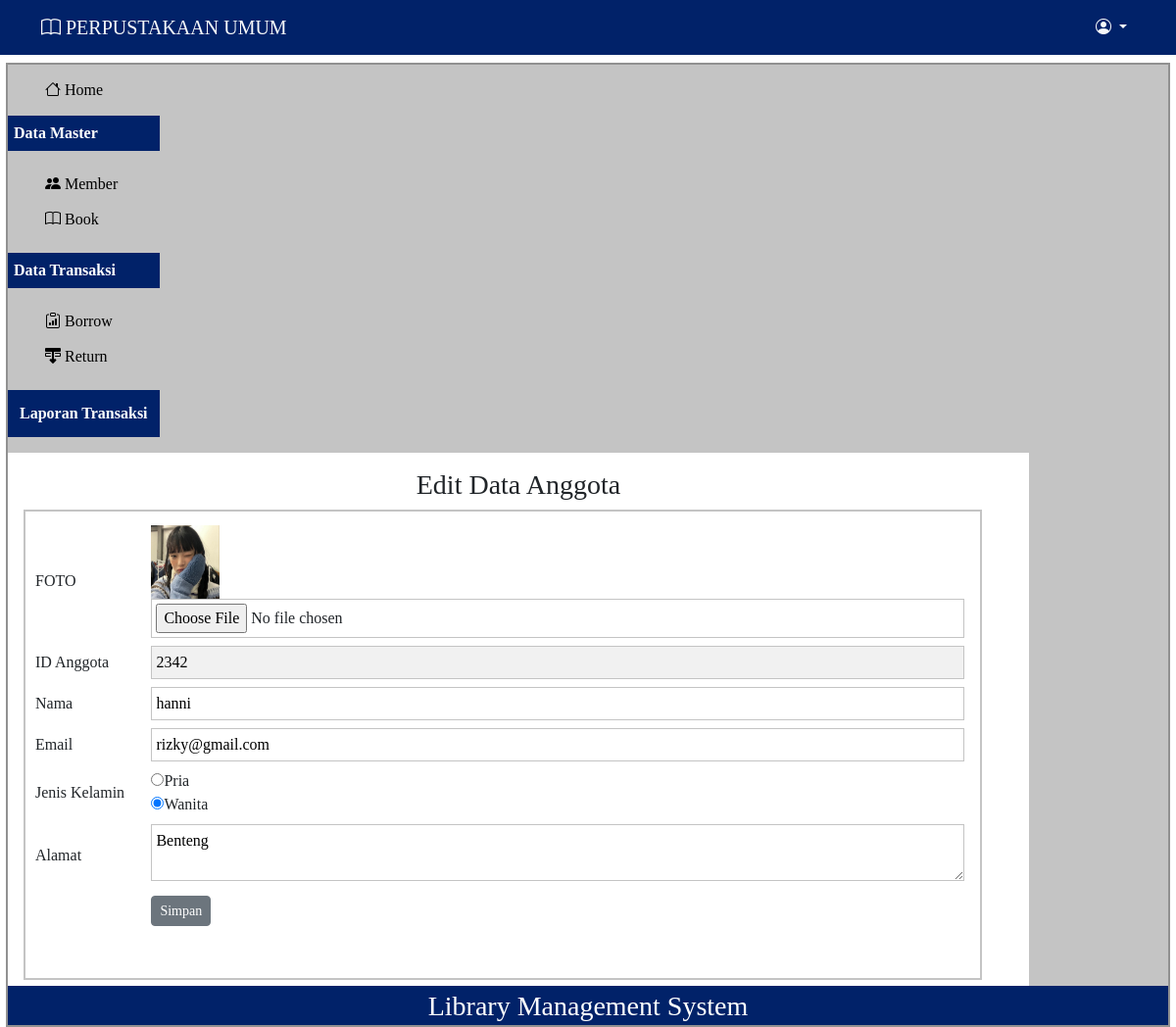
/index.php?p=anggota-edit&id=2342 (signed in), run on the app's committed database.
### tables this page shows
CREATE TABLE `tbanggota` (
  `idanggota` int(10) NOT NULL,
  `nama` varchar(30) NOT NULL,
  `email` varchar(50) NOT NULL,
  `jeniskelamin` varchar(10) NOT NULL,
  `alamat` varchar(40) NOT NULL,
  `status` varchar(20) NOT NULL,
  `foto` varchar(35) NOT NULL
);

### pages/anggota-edit.php (the view, shortened to what this page needs)
<?php
$idanggota = $_GET['id'];
$q_tampil_anggota = mysqli_query($db, "SELECT * FROM tbanggota WHERE idanggota='$idanggota'");
$r_tampil_anggota = mysqli_fetch_array($q_tampil_anggota);
if (empty($r_tampil_anggota['foto']) or ($r_tampil_anggota['foto'] == '-'))
   $foto = "admin-no-photo.jpg";
else
   $foto = $r_tampil_anggota['foto'];
?>
<div id="label-page">
   <h3>Edit Data Anggota</h3>
</div>
<div id="content">
   <form action="proses/anggota-edit-proses.php" method="post" enctype="multipart/form-data">
      <table id="tabel-input">
         <tr>
            <td class="label-formulir">FOTO</td>
            <td class="isian-formulir">
               <img src="images/<?php echo $foto; ?>" width=70px height=75px>
               <input type="file" name="foto" class="isian-formulir isian-formulir-border">
            </td>
         </tr>
         <tr>
            <td class="label-formulir">ID Anggota</td>
            <td class="isian-formulir"><input type="text" name="idanggota" value="<?php echo $r_tampil_anggota['idanggota']; ?>" readonly="readonly" class="isian-formulir isian-formulir-border warna-formulir-disabled"></td>
         </tr>
         <tr>
            <td class="label-formulir">Nama</td>
            <td class="isian-formulir"><input type="text" name="nama" value="<?php echo $r_tampil_anggota['nama']; ?>" class="isian-formulir isian-formulir-border"></td>
         </tr>
         <tr>
            <td class="label-formulir">Email</td>
            <td class="isian-formulir"><input type="email" name="email" value="<?php echo $r_tampil_anggota['email']; ?>" class="isian-formulir isian-formulir-border"></td>
         </tr>
         <tr>
            <td class='label-formulir'>Jenis Kelamin</td>
            <td class='isian-formulir'>
               <?php
               $jenis_kelamin = $r_tampil_anggota['jeniskelamin'];
               $is_pria = $jenis_kelamin === "Pria";
               $is_wanita = $jenis_kelamin === "Wanita";
               echo "<input type='radio' name='jenis_kelamin' value='Pria' " . ($is_pria ? "checked" : "") . ">Pria<br>";
               echo "<input type='radio' name='jenis_kelamin' value='Wanita' " . ($is_wanita ? "checked" : "") . ">Wanita";
               ?>
            </td>
         </tr>
         <tr>
            <td class="label-formulir">Alamat</td>
            <td class="isian-formulir"><textarea rows="2" cols="40" name="alamat" class="isian-formulir isian-formulir-border"><?php echo $r_tampil_anggota['alamat']; ?></textarea></td>
         </tr>
         <tr>
            <td class="label-formulir"></td>
            <td class="isian-formulir"><input type="submit" name="simpan" value="Simpan" class="btn btn-sm btn-secondary"></td>
         </tr>
      </table>
   </form>
</div>

### css/style.css (style rules this page uses)
* { margin: 0; padding: 0; }
body { height: 100vh; }
#content { float: left; width: 96.8%; min-height: 480px; border: 2px solid #c4c4c4; padding: 10px; margin-bottom: 6px; }
#label-page { text-align: center; }
#tabel-input { width: 100%; }
.label-formulir { width: 12%; height: 36px; margin: 20px; }
.isian-formulir { width: 80%; padding: 4px; width: 99.8%; }
.isian-formulir-border { border: 1px solid #C4C4C4; }
.warna-formulir-disabled { background-color: #F1F1F1; }

### data on the page
tbanggota: foto (picture), idanggota "2342", nama "hanni", email "rizky@gmail.com", jeniskelamin "☑", alamat "Benteng"
